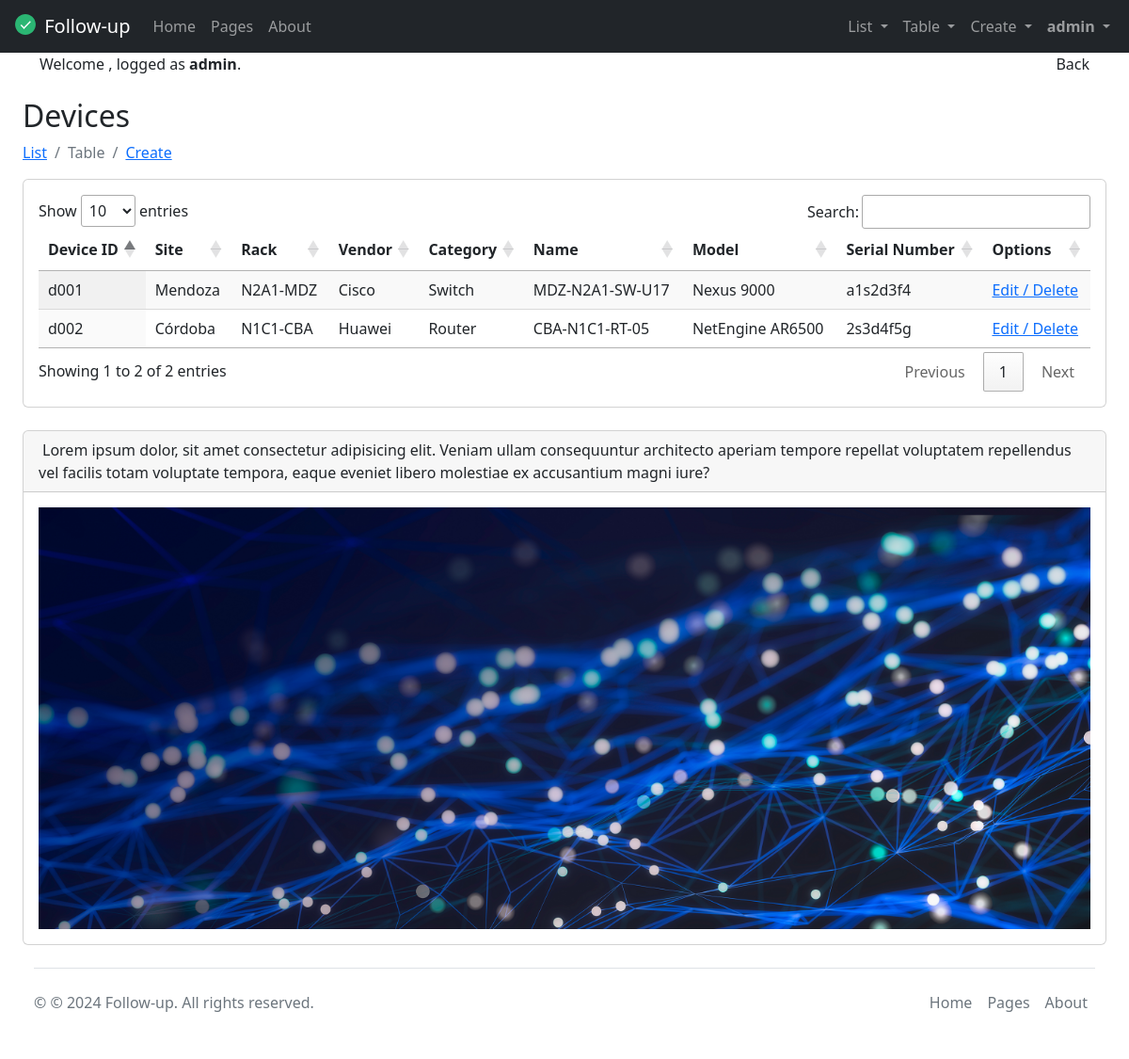
The page /device_table/ (signed in) on the database as committed earlier.
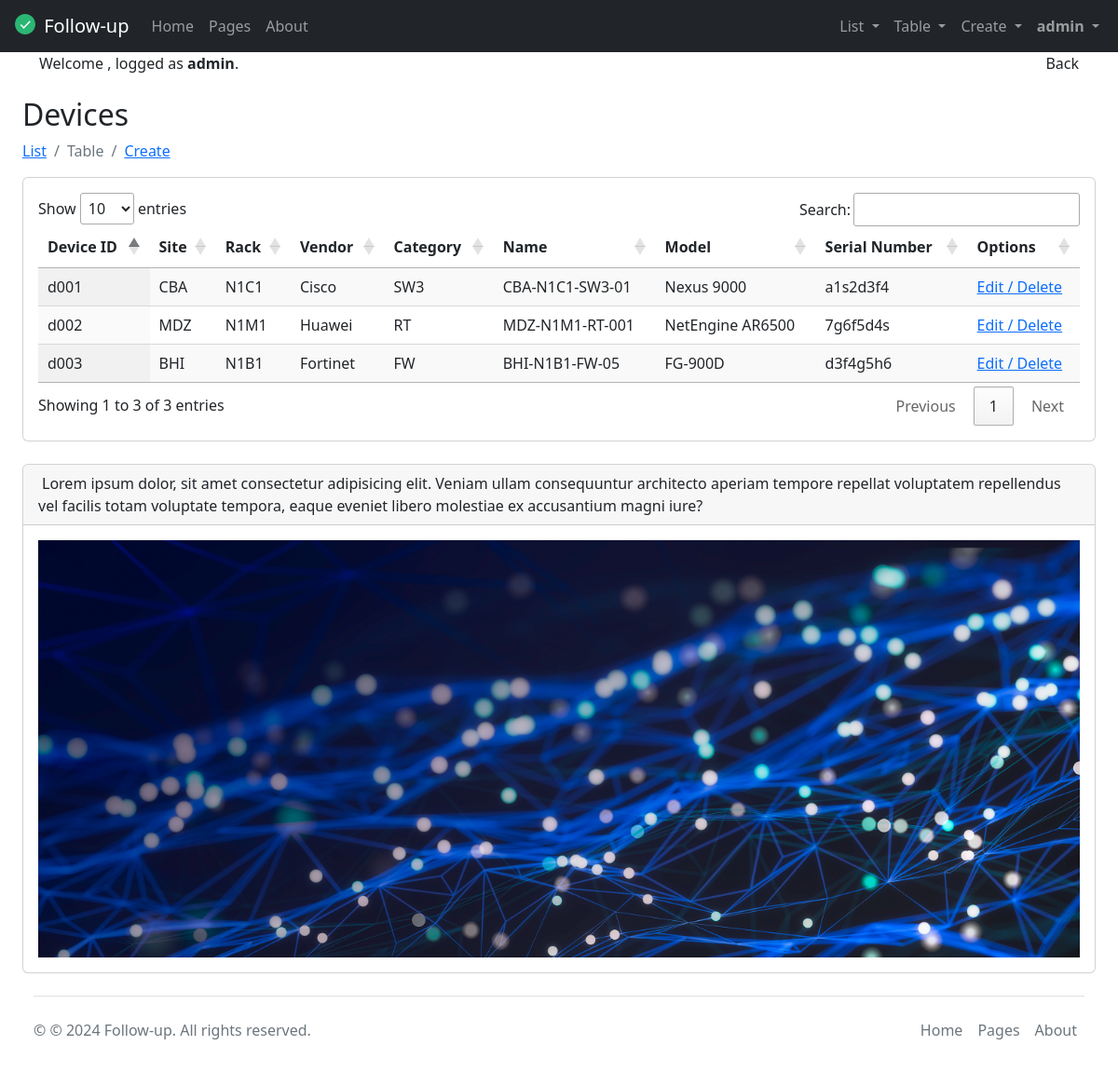
The same page on the database as committed later.
### tasks/models.py (models this page shows, shortened)
class Device(models.Model):
  CATEGORIES = (
    ('RT', "Router"),
    ('SW2', "Switch L2"),
    ('SW3', "Switch L3"),
    ('FW', "Firewall"),
    ('SR', "Server"),
    ('ST', "Storage")
  )
  deviceId = models.CharField(max_length=6)
  name = models.CharField(max_length=20)
  category = models.CharField(choices=CATEGORIES, max_length=3, null=True)
  model = models.CharField(max_length=20)
  serialNumber = models.CharField(max_length=30)
  site = models.ForeignKey(Site, on_delete=models.CASCADE, null=True)
  rack = ChainedForeignKey(
    Rack,
    on_delete=models.CASCADE,
    null=True,
    related_name='devices',
    chained_field="site",
    chained_model_field="site",
    show_all=False,
    auto_choose=True,
    sort=True)
  vendor = models.ForeignKey(Vendor, on_delete=models.CASCADE, null=True)
  deviceImage = models.ImageField(upload_to='devices', blank=True, null=True, default="/media/static/default.png")
  class Meta():
    verbose_name = 'Device'
    verbose_name_plural = 'Devices'
    ordering = ('deviceId', 'name')
    unique_together = ('deviceId', 'name')

class Site(models.Model):
  siteId = models.CharField(max_length=6)
  name = models.CharField(max_length=20)
  address = models.CharField(max_length=30)
  city = models.CharField(max_length=20)
  country = models.CharField(max_length=20)
  switchowner = models.CharField(max_length=30)
  contact = models.IntegerField(default=0)
  siteImage = models.ImageField(upload_to='sites', blank=True, null=True, default="/media/static/default.png") # default=""
  def __str__(self):
    return self.name
  class Meta():
    verbose_name = 'Site'
    verbose_name_plural = 'Sites'
    ordering = ('siteId', 'name')
    unique_together = ('siteId', 'name')

class Rack(models.Model):
  rackId = models.CharField(max_length=6)
  name = models.CharField(max_length=20)
  site = models.ForeignKey(Site, on_delete=models.CASCADE, null=True)
  rackImage = models.ImageField(upload_to='racks', blank=True, null=True, default="/media/static/default.png") # default=""
  def __str__(self):
    return f"{self.name}"
  class Meta():
    verbose_name = 'Rack'
    verbose_name_plural = 'Racks'
    ordering = ('rackId', 'name')
    unique_together = ('rackId', 'name')

class Vendor(models.Model):
  vendorId = models.CharField(max_length=6)
  name = models.CharField(max_length=20)
  email = models.EmailField()
  contact = models.IntegerField()
  link = models.URLField(max_length=200, blank=True)
  vendorImage = models.ImageField(upload_to='vendors', blank=True, null=True, default="/media/static/default.png")
  def __str__(self):
    return self.name
  class Meta():
    verbose_name = 'Vendor'
    verbose_name_plural = 'Vendors'
    ordering = ('vendorId', 'name')
    unique_together = ('vendorId', 'name')

### tasks/views.py (the view)
# urls.py: path('device_table/', views.device_table, name='device_table'),
@login_required
def device_table(request):
    devices = Device.objects.all()
    return render(request, 'device_table.html', {'devices': devices})

### tasks/templates/device_table.html
{% extends 'base.html' %}
{% block content %}
<h2 class="mt-4">Devices</h2>
<nav aria-label="breadcrumb">
  <ol class="breadcrumb">
    <li class="breadcrumb-item"><a href="/devices">List</a></li>
    <li class="breadcrumb-item active" aria-current="page">Table</li>
    <li class="breadcrumb-item"><a href="/device_create">Create</a></li>
  </ol>
</nav>
<div class="card mb-4">
  <div class="card-body">
    <table id="example" class="display" style="width:100%">
        <thead>
            <tr>
                <th>Device ID</th>
                <th>Site</th>
                <th>Rack</th>
                <th>Vendor</th>
                <th>Category</th>
                <th>Name</th>
                <th>Model</th>
                <th>Serial Number</th>
                {% if user.is_staff %}
                <th>Options</th>
                {% endif %}
            </tr>
        </thead>
        <tbody>
            {% for device in devices %}
            <tr>
                <td>{{ device.deviceId }}</td>
                <td>{{ device.site }}</td>
                <td>{{ device.rack }}</td>
                <td>{{ device.vendor }}</td>
                <td>{{ device.category }}</td>
                <td>{{ device.name }}</td>
                <td>{{ device.model }}</td>
                <td>{{ device.serialNumber }}</td>
                {% if user.is_staff %}
                <td><a href="{% url 'device_detail' device.id %}">Edit / Delete</a></td>
                {% endif %}
            </tr>
            {% endfor %}
        </tbody>
    </table>
  </div>
</div>
{% endblock %}

Rows that differ between the two databases and show on the page:
changed Device "Nexus 9000": site "Mendoza" → "CBA"; rack "N2A1-MDZ" → "N1C1"; category "Switch" → "SW3"; name "MDZ-N2A1-SW-U17" → "CBA-N1C1-SW3-01"
changed Device "NetEngine AR6500": site "Córdoba" → "MDZ"; rack "N1C1-CBA" → "N1M1"; category "Router" → "RT"; name "CBA-N1C1-RT-05" → "MDZ-N1M1-RT-001"; serialNumber "2s3d4f5g" → "7g6f5d4s"
added Device: deviceId "d003", site "BHI", rack "N1B1", vendor "Fortinet", category "FW", name "BHI-N1B1-FW-05", model "FG-900D", serialNumber "d3f4g5h6"
Other text that changed with them:
text written by a page script: "Show entries Search: Showing 1 to 2 of 2 entries Previous 1 Next" → "Show entries Search: Showing 1 to 3 of 3 entries Previous 1 Next"
